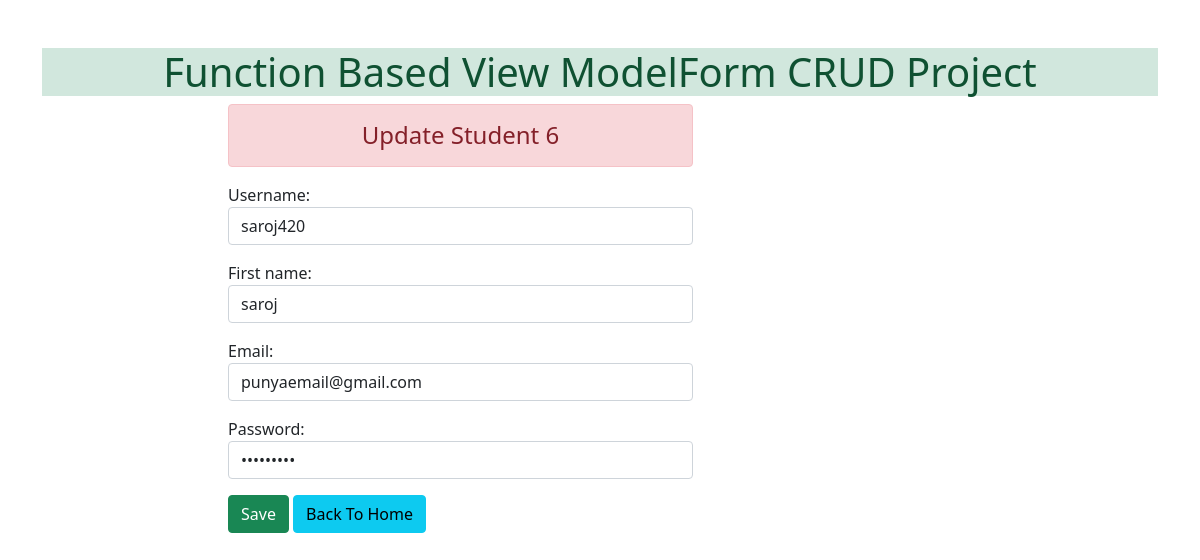
Page /6 on the committed database.
### enroll/models.py (models this page shows)
class User(models.Model):
    username = models.CharField(max_length=50)
    email = models.EmailField(max_length=254)
    first_name = models.CharField(max_length=100)
    password = models.CharField(max_length=50)

### enroll/views.py (the view)
# urls.py: path('<int:id>', views.update_data, name="updatedata")
def update_data(request, id):
    if request.method == "POST":
        pi = User.objects.get(pk=id)
        fm = StudentRegister(request.POST, instance=pi)
        if fm.is_valid():
            fm.save()
    else:
        pi = User.objects.get(pk=id)
        fm = StudentRegister(instance=pi)
    return render(request, 'enroll/update.html', {'form':fm, 'id':id})

### enroll/forms.py
class StudentRegister(forms.ModelForm):
    class Meta:
        model = User
        fields = ["id", "username", "first_name", "email", "password"]
        widgets = {
            'username': forms.TextInput(attrs={'class':'form-control'}),
            'first_name': forms.TextInput(attrs={'class':'form-control'}),
            'email': forms.EmailInput(attrs={'class':'form-control'}),
            'password': forms.PasswordInput(render_value=True, attrs={'class':'form-control'})
        }

### enroll/templates/enroll/update.html (shortened to what this page needs)
{% extends 'enroll/base.html' %}
{% block content %}
    <div class="col-sm-5 offset-2" >
        <h4 class="text-center alert alert-danger" >Update Student {{id}}</h4>
        <form action="" method="POST">
            {{form.as_p}}
            <input type="Submit" value="Save" class="btn btn-success">
            <a href="{% url 'addandshow' %}" class="btn btn-info">Back To Home</a>
        </form>
    </div>
{% endblock content %}

### rows in the picture
User: username "saroj420", first_name "saroj", email "punyaemail@gmail.com"

### other values in the picture
{{ id }} "6"
